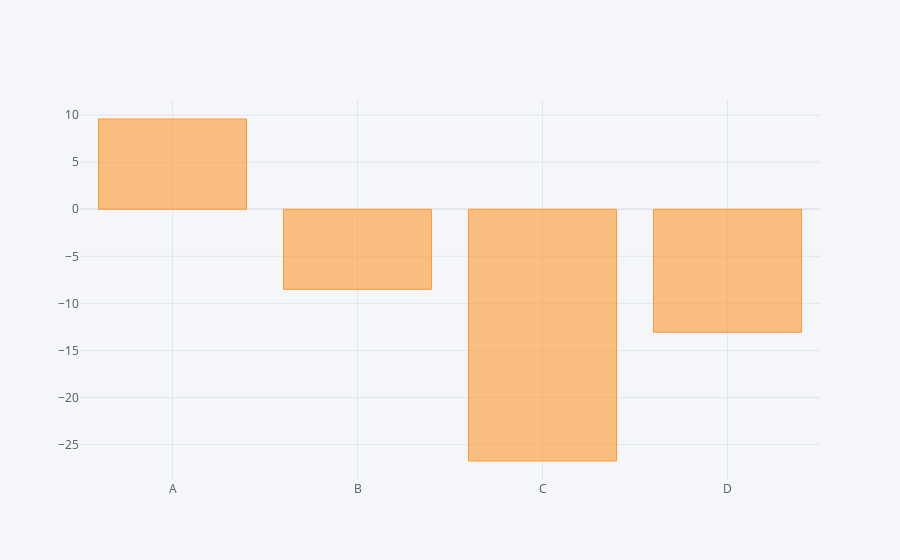

This figure's notebook cell:
### Code cell
df.sum().iplot(kind='bar')

### Figure 1 — Plotly figure (JSON) as saved in the notebook; plotly's stock layout.template omitted (floating-point values rounded to 4 significant figures)
{"data": [{"marker": {"color": "rgba(255, 153, 51, 0.6)", "line": {"color": "rgba(255, 153, 51, 1.0)", "width": 1}}, "name": "None", "orientation": "v", "text": "", "type": "bar", "x": ["A", "B", "C", "D"], "y": [9.586, -8.508, -26.74, -13.06]}], "layout": {"legend": {"bgcolor": "#F5F6F9", "font": {"color": "#4D5663"}}, "paper_bgcolor": "#F5F6F9", "plot_bgcolor": "#F5F6F9", "title": {"font": {"color": "#4D5663"}}, "xaxis": {"gridcolor": "#E1E5ED", "showgrid": true, "tickfont": {"color": "#4D5663"}, "title": {"font": {"color": "#4D5663"}, "text": ""}, "zerolinecolor": "#E1E5ED"}, "yaxis": {"gridcolor": "#E1E5ED", "showgrid": true, "tickfont": {"color": "#4D5663"}, "title": {"font": {"color": "#4D5663"}, "text": ""}, "zerolinecolor": "#E1E5ED"}}}
